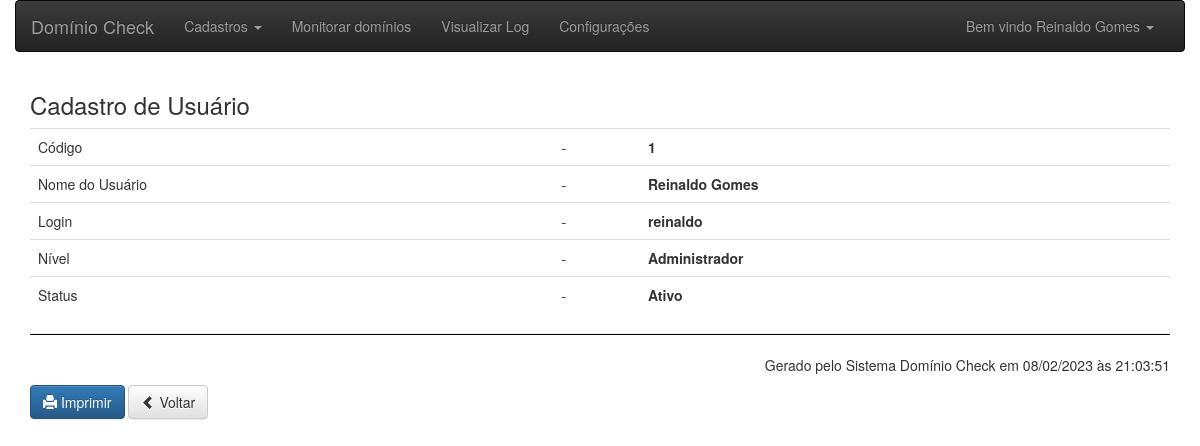
Page /view_usuario.php?view=1 (signed in) on the committed database.
### tables this page shows
CREATE TABLE IF NOT EXISTS `usuario` (
  `id_usuario` int(11) NOT NULL,
  `nome_usuario` varchar(200) NOT NULL,
  `email_usuario` varchar(250) NOT NULL,
  `login` varchar(50) NOT NULL,
  `senha` varchar(250) NOT NULL,
  `nivel` tinyint(1) NOT NULL,
  `status` tinyint(1) NOT NULL,
  `data_cadastro` datetime NOT NULL
);

### user_db_actions.php (called while the page is built, shortened)
<?php
include_once 'db_config.php';
if (isset($_GET['view'])) {
    $SQL = $MySQLiconn->query("SELECT * FROM usuario WHERE id_usuario=" . $_GET['view']);
    $getROW = $SQL->fetch_array();
}

### view_usuario.php (the view, shortened to what this page needs)
<?php
include 'template/header.php';
include 'user_db_actions.php'
?>
<div class="container">
    <div id="printable">
        <h3>Cadastro de Usuário</h3>
        <table class="table col-md-6">
            <tr>
                <td>Código</td>
                <td> - </td>
                <td><strong><?php if (isset($_GET['view'])) echo $getROW['id_usuario']; ?></strong></td>
            <tr>
            <tr>
                <td>Nome do Usuário</td>
                <td> - </td>
                <td><strong><?php if (isset($_GET['view'])) echo $getROW['nome_usuario']; ?></strong></td>
            </tr>
            <tr>
                <td>Login</td>
                <td> - </td>
                <td><strong><?php if (isset($_GET['view'])) echo $getROW['login']; ?></strong></td>
            </tr>
            <tr>
                <td>Nível</td>
                <td> - </td>
                <td><strong><?php if (isset($_GET['view'])) if ($getROW['nivel']==1) echo "Administrador"; else echo "Operador" ?></strong></td>
            </tr>
            <tr>
                <td>Status</td>
                <td> - </td>
                <td><strong><?php if (isset($_GET['view'])) if ($getROW['status']==1) echo "Ativo"; else echo "Inativo" ?></strong></td>
            </tr>
        </table>
        <hr style="width: 100%; color: black; height: 1px; background-color:black;" />
        <p align="right">Gerado pelo Sistema Domínio Check em <?php echo date('d/m/Y') . " às " . date('H:i:s') ?></p>
    </div>
    <button class="btn btn-primary" type="submit" name="imprimir" onclick="print();"><span class="glyphicon glyphicon-print" aria-hidden="true"></span> Imprimir</button>
    <a class="btn btn-default" href="usuario.php" ><span class="glyphicon glyphicon-chevron-left" aria-hidden="true"></span> Voltar</a>
</div>
<?php include 'template/footer.php'; ?>

### rows in the picture
usuario: id_usuario "1", nome_usuario "Reinaldo Gomes", login "reinaldo"

### other values in the picture
$ses->getNode('nome_usuario') "Reinaldo Gomes"
